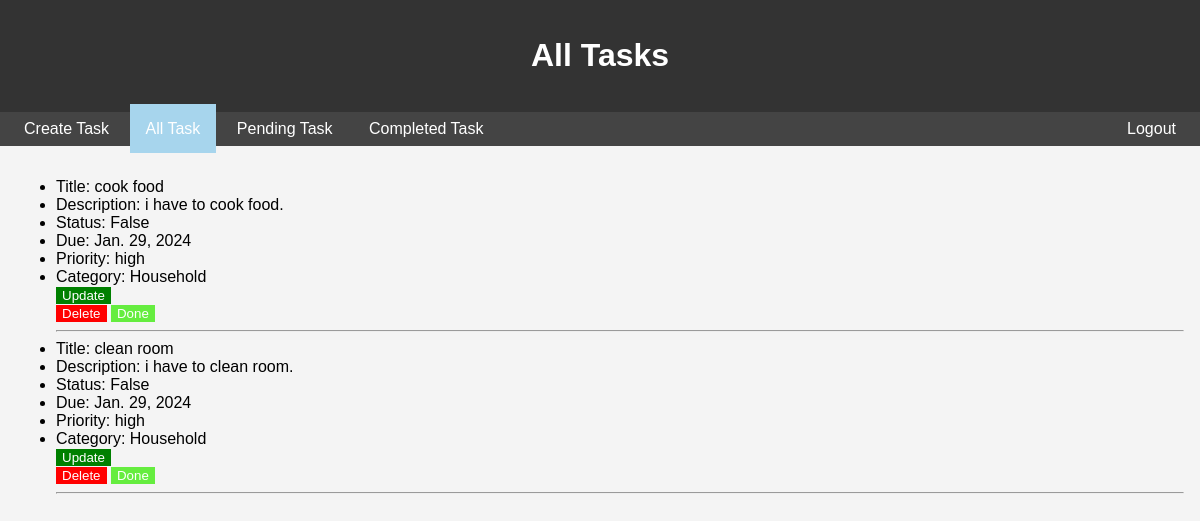
Page /tasks/list/ (signed in) on the earlier database version.
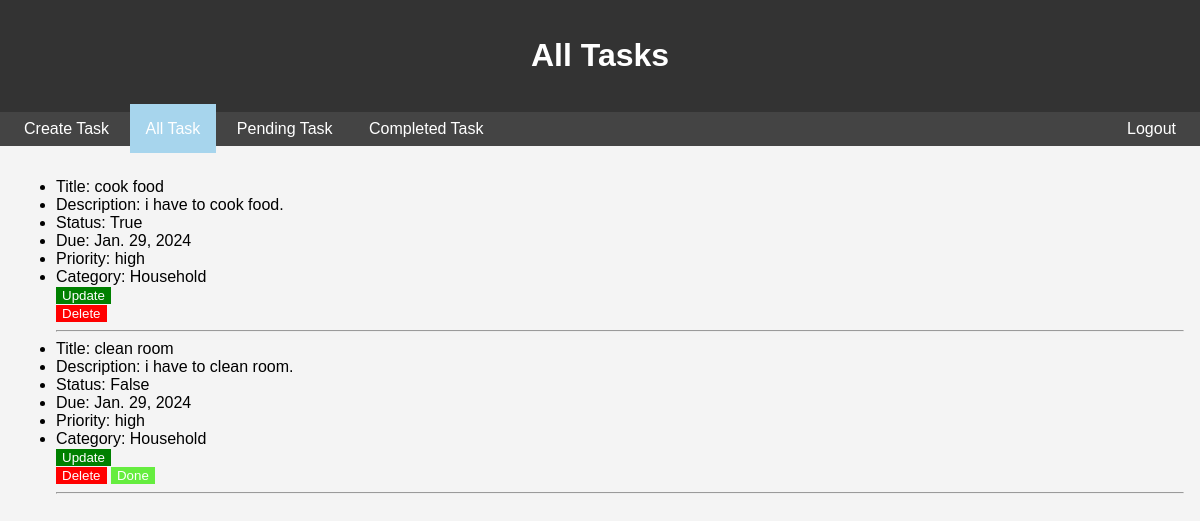
Same page on the later database version.
### tasks/models.py (models this page shows, shortened)
class Task(models.Model):
    title = models.CharField(max_length=50, null=False)
    description = models.TextField(null=True)
    status = models.BooleanField(default=False)
    due = models.DateField()
    priority = models.CharField(max_length=10, null=False)
    category = models.CharField(max_length=20, null=False)
    user = models.ForeignKey(User, on_delete=models.CASCADE, default=1)

### tasks/views.py (the view)
# urls.py: path('list/', views.task_list, name='task_list'),
def task_list(request):
    tasks = Task.objects.filter(user=request.user.id)
    return render(request, 'tasks/task_list.html', {'tasks': tasks})

### templates/tasks/task_list.html (shortened to what this page needs)
{% extends 'base.html' %}
{% block header %}All Tasks{% endblock %}
{% block content %}
    <ul>
        {% for task in tasks %}
            <li>Title: {{ task.title }}</li>
            <li>Description: {{ task.description }}</li>
            <li>Status: {{ task.status }}</li>
            <li>Due: {{ task.due }}</li>
            <li>Priority: {{ task.priority }}</li>
            <li>Category: {{ task.category }}</li>
            <div style="display: inline-block;">
                <form method="post" action="{% url 'update_task' task.id %}">
                    <button style="background-color: green; color: white; border: 0;" type="submit">Update</button>
                </form>
                <form method="post" action="{% url 'delete_task' task.id %}" style="display: inline;">
                    <button style="background-color: red; color: white; border: 0;" type="submit" onclick="return confirm('Are you sure you want to delete this task?')">Delete</button>
                </form>
                {% if task.status == False %}
                    <form method="post" action="{% url 'done_task' task.id %}" style="display: inline;">
                        <button style="background-color: rgb(101, 237, 63); color: white; border: 0;" type="submit" onclick="return confirm('Are you sure you want to make this task Done?')">Done</button>
                    </form>
                {% endif %}
            </div>
            <hr>
        {% endfor %}
    </ul>
{% endblock %}

Differences in the rows shown:
changed Task "cook food": status "False" → "True"; no longer shows "Done"
